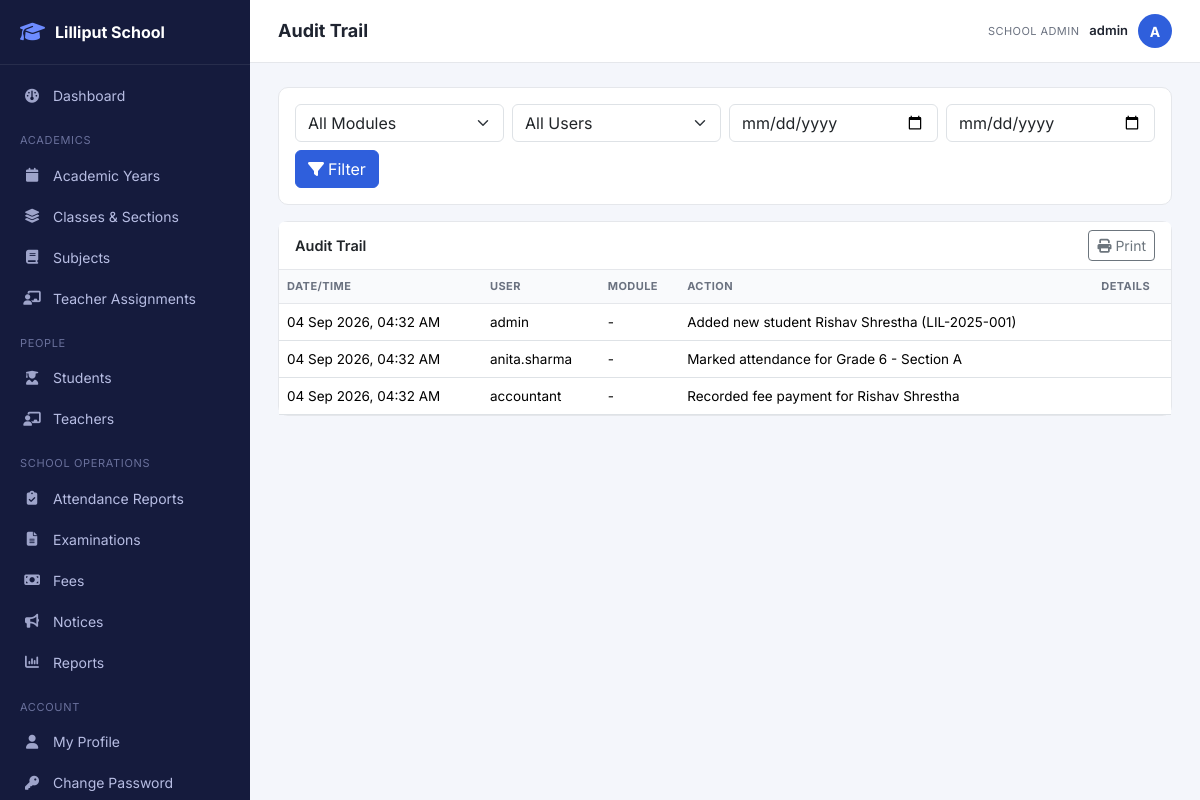
Page /admin/audit_log.php (signed in) on the committed database.
### tables this page shows
CREATE TABLE activity_log (
    id INT AUTO_INCREMENT PRIMARY KEY,
    user_id INT NULL,
    action VARCHAR(255) NOT NULL,
    created_at DATETIME NOT NULL DEFAULT CURRENT_TIMESTAMP,
    FOREIGN KEY (user_id) REFERENCES users(id) ON DELETE SET NULL
);

CREATE TABLE users (
    id INT AUTO_INCREMENT PRIMARY KEY,
    username VARCHAR(50) NOT NULL UNIQUE,
    email VARCHAR(120) NULL UNIQUE,
    password_hash VARCHAR(255) NOT NULL,
    role ENUM('super_admin','admin','principal','teacher','student','parent','accountant') NOT NULL,
    status ENUM('active','inactive') NOT NULL DEFAULT 'active',
    must_change_password TINYINT(1) NOT NULL DEFAULT 0,
    last_login_at DATETIME NULL,
    created_at DATETIME NOT NULL DEFAULT CURRENT_TIMESTAMP,
    updated_at DATETIME NOT NULL DEFAULT CURRENT_TIMESTAMP ON UPDATE CURRENT_TIMESTAMP,
    INDEX idx_users_role (role)
);

### core/helpers.php (called while the page is built, shortened)
<?php
function e(?string $value): string
{
    return htmlspecialchars((string)($value ?? ''), ENT_QUOTES, 'UTF-8');
}

### admin/audit_log.php (the view, shortened to what this page needs)
<?php
$db = Database::connection();
$dateFrom = $_GET['from'] ?? '';
$dateTo = $_GET['to'] ?? '';
$sql = "SELECT al.*, u.username FROM activity_log al LEFT JOIN users u ON u.id = al.user_id WHERE 1=1";
$params = [];
$sql .= " ORDER BY al.created_at DESC LIMIT 200";
$stmt = $db->prepare($sql);
$stmt->execute($params);
$logs = $stmt->fetchAll();
include __DIR__ . '/../includes/layout_start.php';
?>
<div class="card mb-3">
    <div class="card-body">
        <form class="row g-2" method="get">
            <div class="col-md-3">
                <select class="form-select" name="module">
                    <option value="">All Modules</option>
                </select>
            </div>
            <div class="col-md-3">
                <select class="form-select" name="user_id">
                    <option value="0">All Users</option>
                </select>
            </div>
            <div class="col-md-3"><input type="date" class="form-control" name="from" value="<?= e($dateFrom) ?>" placeholder="From"></div>
            <div class="col-md-3"><input type="date" class="form-control" name="to" value="<?= e($dateTo) ?>" placeholder="To"></div>
            <div class="col-12"><button class="btn btn-primary"><i class="fa-solid fa-filter me-1"></i>Filter</button></div>
        </form>
    </div>
</div>
<div class="card">
    <div class="card-header d-flex justify-content-between align-items-center">
        Audit Trail
        <button onclick="window.print()" class="btn btn-sm btn-outline-secondary"><i class="fa-solid fa-print me-1"></i>Print</button>
    </div>
    <div class="table-responsive">
        <table class="table mb-0">
            <thead><tr><th>Date/Time</th><th>User</th><th>Module</th><th>Action</th><th>Details</th></tr></thead>
            <tbody>
            <?php foreach ($logs as $l): ?>
                <tr>
                    <td class="text-nowrap"><?= e(date('d M Y, h:i A', strtotime($l['created_at']))) ?></td>
                    <td><?= e($l['username'] ?? 'System') ?></td>
                    <td><?= $l['module'] ? '<span class="badge text-bg-light border">'.e(ucfirst($l['module'])).'</span>' : '-' ?></td>
                    <td><?= e($l['action']) ?></td>
                    <td class="text-muted small"><?= e($l['details'] ?? '') ?></td>
                </tr>
            <?php endforeach; ?>
            </tbody>
        </table>
    </div>
</div>
<?php include __DIR__ . '/../includes/layout_end.php'; ?>

### assets/css/style.css (style rules this page uses)
:root { --sidebar-width: 250px; --brand-color: #2f5fdc; --brand-color-dark: #1e3fa0; --bg-soft: #f4f6fb; --text-muted: #6b7280; --border-color: #e5e7eb; --radius: 10px; }
* { box-sizing: border-box; }
body { font-family: 'Inter', -apple-system, BlinkMacSystemFont, sans-serif; background: var(--bg-soft); color: #1f2430; margin: 0; }
.card { border: 1px solid var(--border-color); border-radius: var(--radius); }
.card-header { background: #fff; border-bottom: 1px solid var(--border-color); font-weight: 600; font-size: 14.5px; }
.table { font-size: 13.5px; }
.table thead th { background: #f9fafc; text-transform: uppercase; font-size: 11px; letter-spacing: .04em; color: var(--text-muted); font-weight: 700; border-bottom: 1px solid var(--border-color); }
.table td { vertical-align: middle; }
.btn-primary { background: var(--brand-color); border-color: var(--brand-color); }

### rows in the picture
activity_log: created_at "04 Sep 2026, 04:32 AM", user.username "admin", action "Added new student Rishav Shrestha (LIL-2025-001)"
activity_log: created_at "04 Sep 2026, 04:32 AM", user.username "anita.sharma", action "Marked attendance for Grade 6 - Section A"
activity_log: created_at "04 Sep 2026, 04:32 AM", user.username "accountant", action "Recorded fee payment for Rishav Shrestha"

### other values in the picture
$label "Dashboard Academic Years Classes & Sections Subjects Teacher Assignments Students Teachers Attendance Reports Examinations Fees Notices Reports My Profile Change Password"
$pageTitle "Audit Trail"
role_label(Auth::role()) "SCHOOL ADMIN"
Auth::username() "admin"
substr(Auth::username(), 0, 1) "A"
